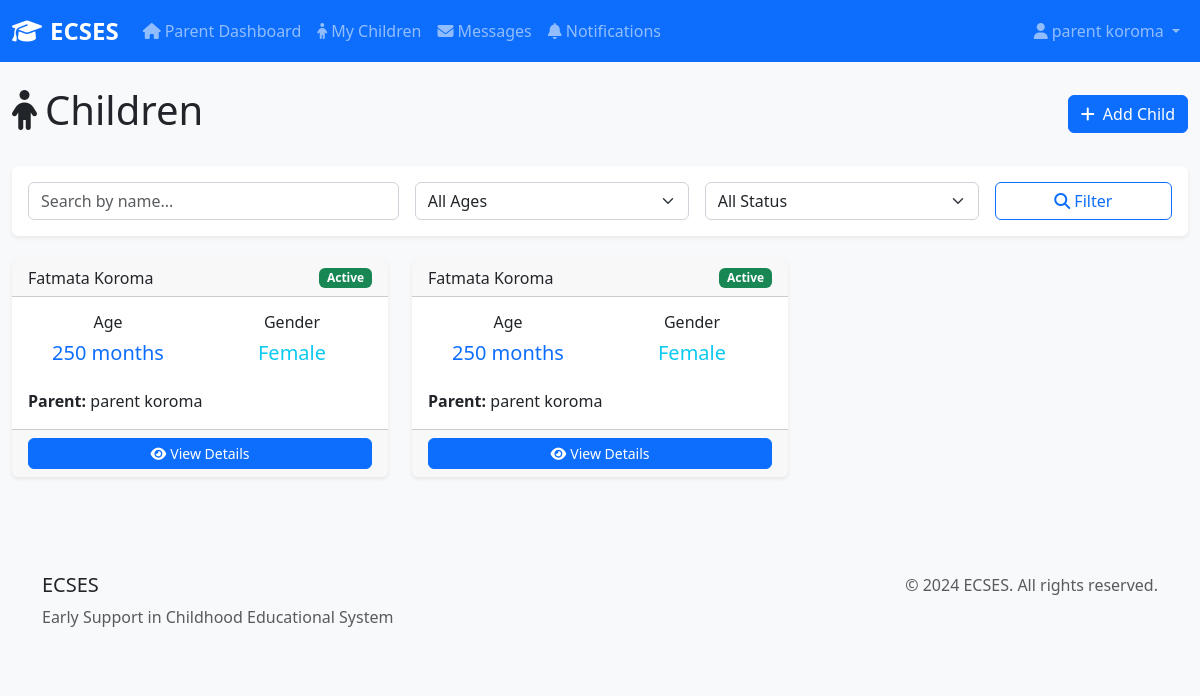
The page /earlycare/ (signed in) on the database as committed earlier.
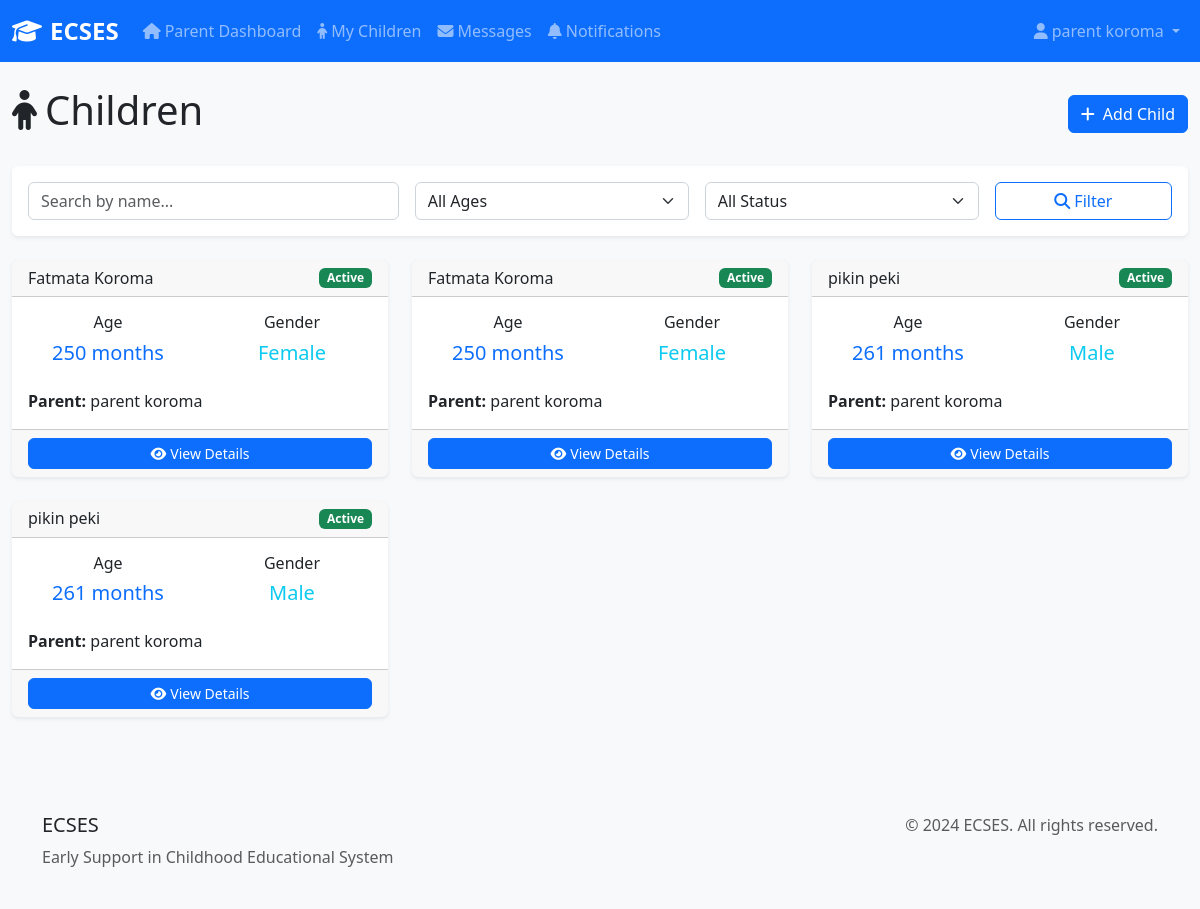
The same page on the database as committed later.
### earlycare/models.py (models this page shows, shortened)
class Child(models.Model):
    GENDER_CHOICES = [
        ('M', 'Male'),
        ('F', 'Female'),
        ('O', 'Other'),
    ]
    first_name = models.CharField(max_length=100)
    last_name = models.CharField(max_length=100)
    date_of_birth = models.DateField()
    gender = models.CharField(max_length=1, choices=GENDER_CHOICES)
    parent = models.ForeignKey(User, on_delete=models.CASCADE, related_name='children')
    teacher = models.ForeignKey(User, on_delete=models.SET_NULL, null=True, blank=True, related_name='assigned_children', default=None)
    medical_conditions = models.TextField(blank=True, help_text="Any medical conditions or special needs")
    emergency_contact = models.CharField(max_length=100, blank=True)
    emergency_phone = models.CharField(max_length=15, blank=True)
    created_at = models.DateTimeField(auto_now_add=True)
    updated_at = models.DateTimeField(auto_now=True)
    is_active = models.BooleanField(default=True)
    class Meta:
        verbose_name = "Child"
        verbose_name_plural = "Children"
        ordering = ['last_name', 'first_name']
    @property
    def age_in_months(self):
        from datetime import date
        today = date.today()
        return (today.year - self.date_of_birth.year) * 12 + (today.month - self.date_of_birth.month)

### earlycare/views.py (the view, shortened to what this page needs)
# urls.py: path('', views.child_list, name='child_list'),
@login_required
def child_list(request):
    children = get_user_accessible_children(request.user)
    search = request.GET.get('search')
    if search:
        children = children.filter(
            Q(first_name__icontains=search) |
            Q(last_name__icontains=search)
        )
    age_range = request.GET.get('age_range')
    status = request.GET.get('status')
    if status:
        children = children.filter(is_active=(status == 'active'))
    paginator = Paginator(children, 12)
    page_number = request.GET.get('page')
    children_page = paginator.get_page(page_number)
    context = {
        'children': children_page,
    }
    return render(request, 'earlycare/child/list.html', context)

### earlycare/permissions.py (called while the page is built)
def get_user_accessible_children(user):
    from .models import Child
    if not user.is_authenticated:
        return Child.objects.none()
    if user.is_superuser or (hasattr(user, 'userprofile') and user.userprofile.role == 'admin'):
        return Child.objects.all()
    if hasattr(user, 'userprofile') and user.userprofile.role == 'parent':
        return Child.objects.filter(parent=user)
    if hasattr(user, 'userprofile') and user.userprofile.role == 'teacher':
        return Child.objects.filter(teacher=user)
    return Child.objects.none()

### templates/earlycare/child/list.html (shortened to what this page needs)
{% extends 'base.html' %}
{% load static %}
{% block content %}
<div class="row">
    <div class="col-12">
        <div class="d-flex justify-content-between align-items-center mb-4">
            <h1>
                <i class="fas fa-child me-2"></i>Children
            </h1>
            {% if user.userprofile.role == 'teacher' or user.userprofile.role == 'parent' or user.is_superuser %}
            <a href="{% url 'earlycare:child_new' %}" class="btn btn-primary">
                <i class="fas fa-plus me-2"></i>Add Child
            </a>
            {% endif %}
        </div>
    </div>
</div>
<div class="row mb-4">
    <div class="col-12">
        <div class="card">
            <div class="card-body">
                <form method="get" class="row g-3">
                    <div class="col-md-4">
                        <input type="text" class="form-control" name="search" placeholder="Search by name..." value="{{ request.GET.search }}">
                    </div>
                    <div class="col-md-3">
                        <select class="form-select" name="age_range">
                            <option value="">All Ages</option>
                        </select>
                    </div>
                    <div class="col-md-3">
                        <select class="form-select" name="status">
                            <option value="">All Status</option>
                        </select>
                    </div>
                    <div class="col-md-2">
                        <button type="submit" class="btn btn-outline-primary w-100">
                            <i class="fas fa-search me-1"></i>Filter
                        </button>
                    </div>
                </form>
            </div>
        </div>
    </div>
</div>
<div class="row">
    {% for child in children %}
    <div class="col-md-6 col-lg-4 mb-4">
        <div class="card h-100">
            <div class="card-header d-flex justify-content-between align-items-center">
                <h6 class="mb-0">{{ child.first_name }} {{ child.last_name }}</h6>
                <span class="badge bg-{% if child.is_active %}success{% else %}secondary{% endif %}">
                    {% if child.is_active %}Active{% else %}Inactive{% endif %}
                </span>
            </div>
            <div class="card-body">
                <div class="row text-center mb-3">
                    <div class="col-6">
                        <h6>Age</h6>
                        <h5 class="text-primary">{{ child.age_in_months }} months</h5>
                    </div>
                    <div class="col-6">
                        <h6>Gender</h6>
                        <h5 class="text-info">{{ child.get_gender_display }}</h5>
                    </div>
                </div>
                {% if child.parent %}
                <p class="card-text">
                    <strong>Parent:</strong> {{ child.parent.get_full_name|default:child.parent.username }}
                </p>
                {% endif %}
            </div>
            <div class="card-footer">
                <div class="d-grid gap-2">
                    <a href="{% url 'earlycare:child_detail' child.id %}" class="btn btn-primary btn-sm">
                        <i class="fas fa-eye me-1"></i>View Details
                    </a>
                </div>
            </div>
        </div>
    </div>
    {% endfor %}
</div>
{% endblock %}

Rows that differ between the two databases and show on the page:
added Child: first_name "pikin", last_name "peki", is_active "Active", age_in_months "261", gender "Male", parent.get_full_name "parent koroma"
added Child: first_name "pikin", last_name "peki", is_active "Active", age_in_months "261", gender "Male", parent.get_full_name "parent koroma"
